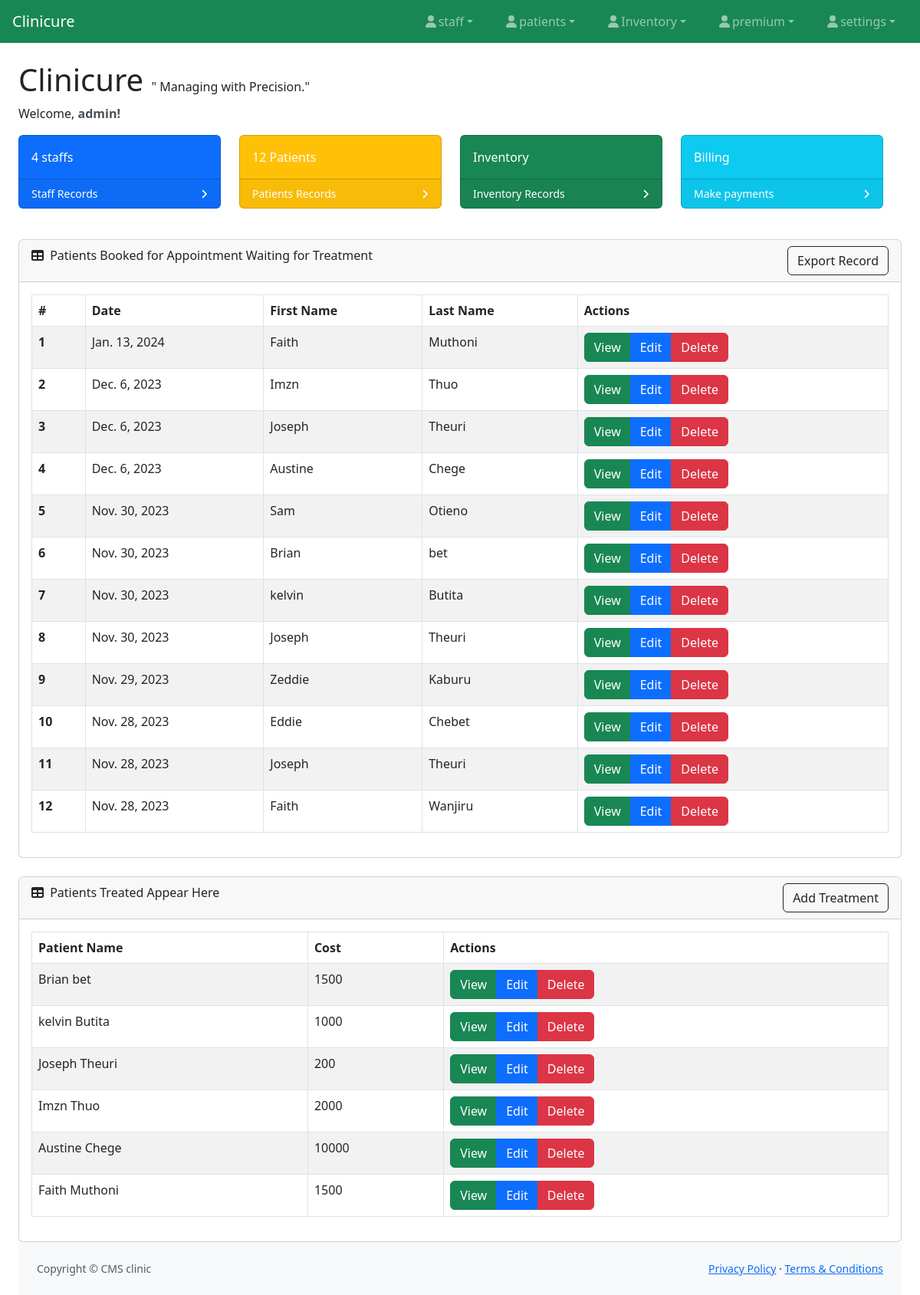
The app's page / (signed in) with its own data.
### patients/models.py (models this page shows, shortened)
class patients(models.Model):
    GENDER_CHOICES = [
        ('M', 'Male'),
        ('F', 'Female'),
        ('O', 'Other'),
    ]
    date_added = models.DateField(auto_now=True)
    staffs = models.ForeignKey(staffs, on_delete=models.CASCADE, null=True)
    first_name = models.CharField(max_length=100)
    last_name = models.CharField(max_length=100)
    date_of_birth = models.DateField()
    gender = models.CharField(max_length=1, choices=GENDER_CHOICES)
    email = models.EmailField(blank=True, null=True)
    phone_number = models.CharField(max_length=15, blank=True, null=True)
    address = models.TextField(blank=True, null=True)
    def __str__(self):
        return f"{self.first_name} {self.last_name}"

class treatment(models.Model):
    date_treated = models.DateField(auto_now=True)
    patient_name = models.ForeignKey(patients, on_delete=models.CASCADE, null=True)
    symptoms = models.TextField(blank=True, null=True)
    conclusion = models.TextField()
    medication = models.TextField()
    cost = models.CharField(max_length=100)

### patients/views.py (the view)
# urls.py: path('',views.viewpatients, name='view_patients'),
def viewpatients(request):
    patient = patients.objects.all()
    staff_count = staffs.objects.count()
    patient_count = patients.objects.count()
    treat = treatment.objects.all()
    latest_treats = treatment.objects.order_by('date_treated')[:]
    latest_patients = patients.objects.order_by('-date_added')[:]
    context = {
        'patient': patient,
        'treat': treat,
        'staff_count': staff_count,
        'patient_count': patient_count,
        'latest_patients': latest_patients,
        'latest_treats': latest_treats,
    }
    return render(request, 'view_patients.html', context)

### patients/templates/view_patients.html (shortened to what this page needs)
{% extends 'base.html' %}
{% block body %}
<body>
    <div class="card">
        <div class="card-header">
            <i class="fas fa-table me-1"></i> Patients Booked for Appointment Waiting for Treatment
            <a href="{% url 'patients:download' %}" class="text-decoration-none btn border-dark float-end">Export Record</a>
        </div>
        <div class="card-body">
            <table class="table table-striped table-bordered" id="datatablesSimple">
                <thead class="thead-dark">
                    <tr>
                        <th scope="col">#</th>
                        <th>Date</th>
                        <th>First Name</th>
                        <th>Last Name</th>
                        <th>Actions</th>
                    </tr>
                </thead>
                <tbody>
                    {% for y in latest_patients %}
                    <tr>
                        <th  scope="row" aria-sort="descending">{{ forloop.counter }}</th>
                        <td>{{ y.date_added }}</td>
                        <td>{{ y.first_name }}</td>
                        <td>{{ y.last_name }}</td>
                        <td>
                            <div class="btn-group" role="group">
                                <a href="{% url 'patients:detailed_patient' y.id %}" class="btn btn-success">View</a>
                                <a href="{% url 'patients:update_patient' y.id %}" class="btn btn-primary">Edit</a>
                                <a href="{% url 'patients:delete_patient' y.id %}" class="btn btn-danger">Delete</a>
                            </div>
                        </td>
                    </tr>
                    {% endfor %}
                </tbody>
            </table>
        </div>
    </div>
    <div class="card mt-4">
        <div class="card-header">
            <i class="fas fa-table me-1"></i> Patients Treated Appear Here
             <a href="{% url 'patients:add_treat' %}" class="text-decoration-none btn border-dark float-end">Add Treatment</a>
        </div>
        <div class="card-body">
            <table class="table table-striped table-bordered" id="datatablesSimple1">
                <thead class="thead-dark">
                    <tr>
                        <th>Patient Name</th>
                        <th>Cost</th>
                        <th>Actions</th>
                    </tr>
                </thead>
                <tbody>
                    {% for y in  treat %}
                    <tr>
                        <td>{{ y.patient_name }}</td>
                        <td>{{ y.cost }}</td>
                        <td>
                            <div class="btn-group" role="group">
                                <a href="{% url 'patients:detailed_treat' y.id %}" class="btn btn-success">View</a>
                                <a href="{% url 'patients:update_treat' y.id %}" class="btn btn-primary">Edit</a>
                                <a href="{% url 'patients:delete_treat' y.id %}" class="btn btn-danger">Delete</a>
                            </div>
                        </td>
                    </tr>
                    {% endfor %}
                </tbody>
            </table>
        </div>
    </div>
</body>
{% endblock %}

### patients/templates/body.html (shortened to what this page needs)
<!DOCTYPE html>
<html lang="en">
<head>
</head>
<body>
 <div class="container-fluid px-4 ">
     <h1 class="mt-4">Clinicure   <span class=" font-italic h6 my-3 ">" Managing with Precision."</span> </h1>
                            {% if user.is_authenticated %}
        <p class="text-dark">Welcome, <strong class="text text-dark-emphasis">{{ user.username }}!</strong></p>
    {% else %}
        <p>Welcome to the dashboard!</p>
    {% endif %}
                        <div class="row col-12 ">
                            <div class="col-xl-3 col-md-6">
                                <div class="card bg-primary text-white mb-4">
                                    <div class="card-body" > {{ staff_count }}  staffs </div>
                                    <div class="card-footer d-flex align-items-center justify-content-between">
                                        <a class="small text-white stretched-link text-decoration-none"  href="{% url 'staff:view_staff' %}">Staff Records</a>
                                        <div class="small text-white"><i class="fas fa-angle-right"></i></div>
                                    </div>
                                </div>
                            </div>
                            <div class="col-xl-3 col-md-6">
                                <div class="card bg-warning text-white mb-4">
                                    <div class="card-body">{{  patient_count }} Patients
                                    </div>
                                    <div class="card-footer d-flex align-items-center justify-content-between">
                                        <a class="small text-white stretched-link text-decoration-none" href="{% url 'patients:view_patients' %}">Patients Records</a>
                                        <div class="small text-white"><i class="fas fa-angle-right"></i></div>
                                    </div>
                                </div>
                            </div>
                            <div class="col-xl-3 col-md-6">
                                <div class="card bg-success text-white mb-4">
                                    <div class="card-body">Inventory</div>
                                    <div class="card-footer d-flex align-items-center justify-content-between">
                                        <a class="small text-white stretched-link text-decoration-none" href="{% url 'inventory:item_list' %}">Inventory Records</a>
                                        <div class="small text-white"><i class="fas fa-angle-right"></i></div>
                                    </div>
                                </div>
                            </div>
                            <div class="col-xl-3 col-md-6">
                                <div class="card bg-info text-white mb-4">
                                    <div class="card-body">Billing</div>
                                    <div class="card-footer d-flex align-items-center justify-content-between">
                                        <a class="small text-white stretched-link text-decoration-none" href="{% url 'stkpush:stk' %}">Make payments</a>
                                        <div class="small text-white"><i class="fas fa-angle-right"></i></div>
                                    </div>
                                </div>
                            </div>
                        </div>
</body>
</html>

### records on screen
patients: date_added "Jan. 13, 2024", first_name "Faith", last_name "Muthoni"
patients: date_added "Dec. 6, 2023", first_name "Imzn", last_name "Thuo"
patients: date_added "Dec. 6, 2023", first_name "Joseph", last_name "Theuri"
patients: date_added "Dec. 6, 2023", first_name "Austine", last_name "Chege"
patients: date_added "Nov. 30, 2023", first_name "Sam", last_name "Otieno"
patients: date_added "Nov. 30, 2023", first_name "Brian", last_name "bet"
patients: date_added "Nov. 30, 2023", first_name "kelvin", last_name "Butita"
patients: date_added "Nov. 30, 2023", first_name "Joseph", last_name "Theuri"
patients: date_added "Nov. 29, 2023", first_name "Zeddie", last_name "Kaburu"
patients: date_added "Nov. 28, 2023", first_name "Eddie", last_name "Chebet"
patients: date_added "Nov. 28, 2023", first_name "Joseph", last_name "Theuri"
patients: date_added "Nov. 28, 2023", first_name "Faith", last_name "Wanjiru"
treatment: patient_name "Brian bet", cost "1500"
treatment: patient_name "kelvin Butita", cost "1000"
treatment: patient_name "Joseph Theuri", cost "200"
treatment: patient_name "Imzn Thuo", cost "2000"
treatment: patient_name "Austine Chege", cost "10000"
treatment: patient_name "Faith Muthoni", cost "1500"

### other values on screen
{{ user.username }} "admin"
{{ staff_count }} "4"
{{ patient_count }} "12"
